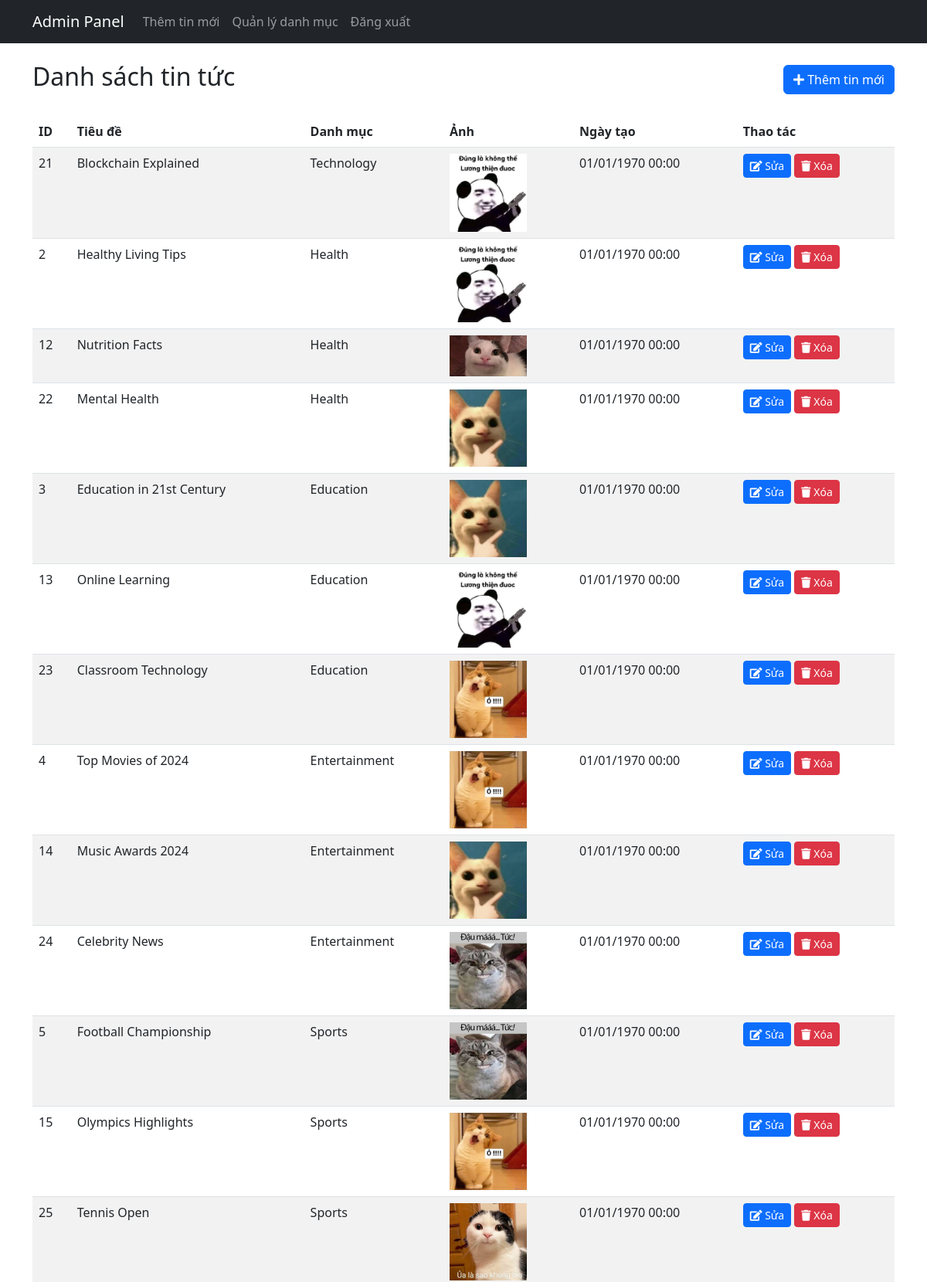
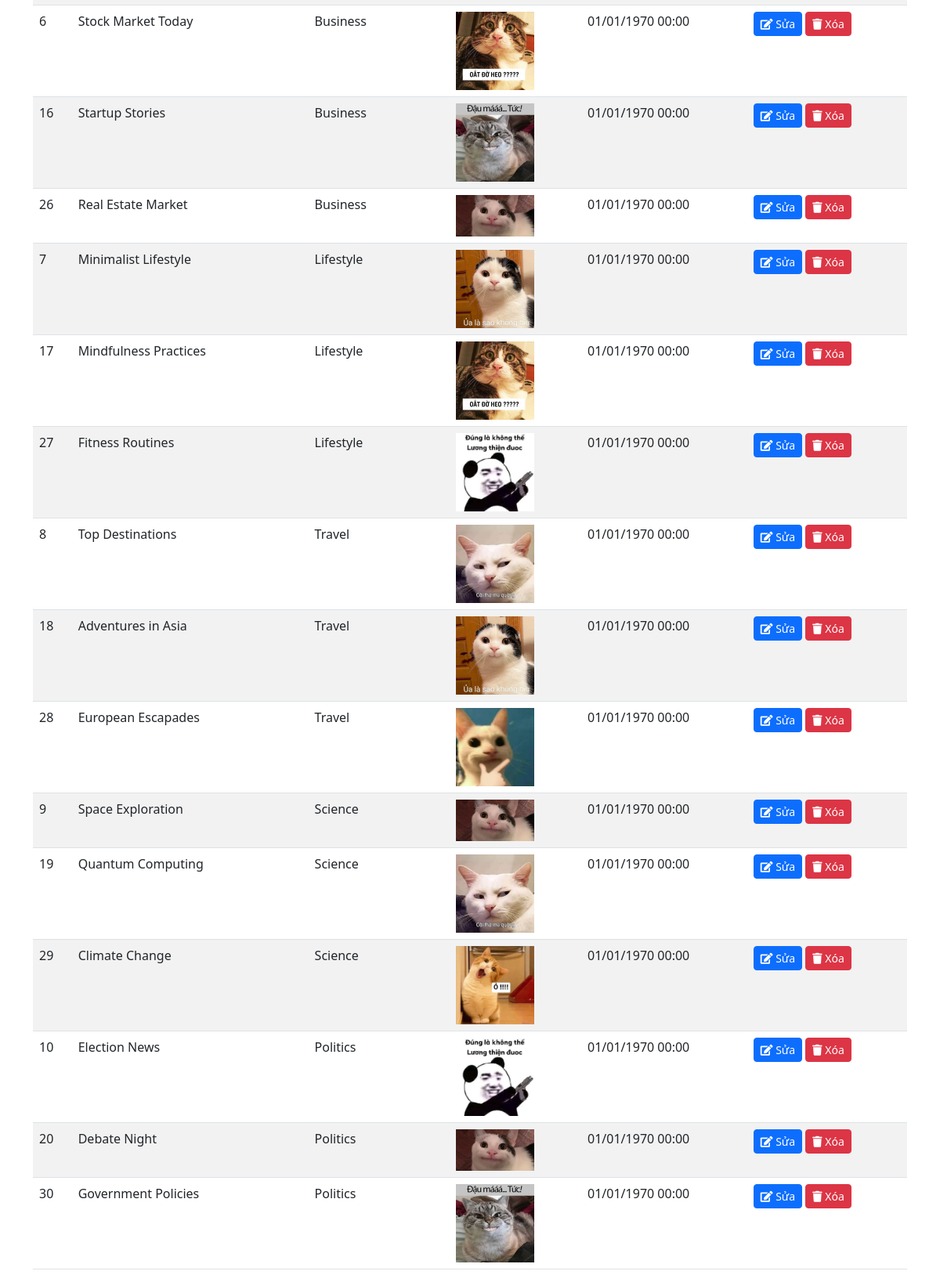
The page /tlunews/admin (signed in) on the database its author committed (2 pictures, top to bottom).
### tables this page shows
CREATE TABLE `news` (
  `id` int(11) NOT NULL,
  `title` varchar(255) DEFAULT NULL,
  `content` text DEFAULT NULL,
  `image` varchar(255) DEFAULT NULL,
  `created_at` datetime DEFAULT NULL,
  `category_id` int(11) DEFAULT NULL
);

CREATE TABLE `categories` (
  `id` int(11) NOT NULL,
  `name` varchar(255) DEFAULT NULL
);

### tlunews/controllers/AdminController.php (called while the page is built, shortened)
<?php
class AdminController {
    private $newsModel;
    public function __construct() {
        $this->newsModel = new News();
    }
    public function index() {
        $news = $this->newsModel->getAllNews();
        require 'views/admin/index.php';
    }
}

### tlunews/index.php (called while the page is built, shortened)
<?php
require_once 'config/database.php';
require_once 'models/News.php';
$url = isset($_GET['url']) ? $_GET['url'] : 'home';
$url = rtrim($url, '/');
$url = explode('/', $url);
$action = isset($url[1]) ? $url[1] : 'index';
$param = isset($url[2]) ? $url[2] : null;
$controllerInstance = new $controller();
$controllerInstance->$action($param);

### tlunews/config/Database.php (called while the page is built)
<?php
class Database {
    private $host = "localhost";
    private $dbname = "tintuc";
    private $username = "root";
    private $password = "";
    private $conn;
    public function __construct() {
        try {
            $this->conn = new PDO(
                "mysql:host={$this->host};dbname={$this->dbname}",
                $this->username,
                $this->password,
                array(PDO::MYSQL_ATTR_INIT_COMMAND => "SET NAMES utf8")
            );
            $this->conn->setAttribute(PDO::ATTR_ERRMODE, PDO::ERRMODE_EXCEPTION);
            $this->conn->setAttribute(PDO::ATTR_DEFAULT_FETCH_MODE, PDO::FETCH_ASSOC);
        } catch(PDOException $e) {
            echo "Lỗi kết nối: " . $e->getMessage();
        }
    }
    public function query($sql, $params = []) {
        $stmt = $this->conn->prepare($sql);
        $stmt->execute($params);
        return $stmt;
    }
}

### tlunews/models/News.php (called while the page is built, shortened)
<?php
class News {
    private $db;
    public function __construct() {
        $this->db = new Database();
    }
    public function getAllNews() {
        $sql = "SELECT n.*, c.name as category_name
                FROM news n
                JOIN categories c ON n.category_id = c.id
                ORDER BY created_at DESC";
        return $this->db->query($sql)->fetchAll();
    }
}

### tlunews/views/admin/index.php (the view, shortened to what this page needs)
<!DOCTYPE html>
<html lang="vi">
<head>
    <link href="https://cdn.jsdelivr.net/npm/bootstrap@5.3.0/dist/css/bootstrap.min.css" rel="stylesheet">
    <link rel="stylesheet" href="https://cdnjs.cloudflare.com/ajax/libs/font-awesome/5.15.4/css/all.min.css">
</head>
<body>
    <nav class="navbar navbar-expand-lg navbar-dark bg-dark">
        <div class="container">
            <a class="navbar-brand" href="/tlu/tlunews/admin">Admin Panel</a>
            <div class="collapse navbar-collapse">
                <ul class="navbar-nav me-auto">
                    <li class="nav-item">
                        <a class="nav-link" href="/tlu/tlunews/admin/news/add">Thêm tin mới</a>
                    </li>
                    <li class="nav-item">
                        <a class="nav-link" href="/tlu/tlunews/admin/categories">Quản lý danh mục</a>
                    </li>
                    <li class="nav-item">
                        <a class="nav-link" href="/tlu/tlunews/admin/logout">Đăng xuất</a>
                    </li>
                </ul>
            </div>
        </div>
    </nav>
    <div class="container mt-4">
        <div class="d-flex justify-content-between align-items-center mb-4">
            <h2>Danh sách tin tức</h2>
            <a href="/tlu/tlunews/views/admin/news/add.php" class="btn btn-primary">
                <i class="fas fa-plus"></i> Thêm tin mới
            </a>
        </div>
        <table class="table table-striped">
            <thead>
                <tr>
                    <th>ID</th>
                    <th>Tiêu đề</th>
                    <th>Danh mục</th>
                    <th>Ảnh</th>
                    <th>Ngày tạo</th>
                    <th>Thao tác</th>
                </tr>
            </thead>
            <tbody>
                <?php foreach ($news as $item): ?>
                    <tr>
                        <td><?php echo $item['id']; ?></td>
                        <td><?php echo $item['title']; ?></td>
                        <td><?php echo $item['category_name']; ?></td>
                        <td>
                            <img src="/tlu/tlunews/<?php echo $item['image']; ?>"
                                alt="" style="max-width: 100px;">
                        </td>
                        <td><?php echo date('d/m/Y H:i', strtotime($item['created_at'])); ?></td>
                        <td>
                            <a href="/tlu/tlunews/views/admin/news/edit.php/<?= $item['id']; ?>" class="btn btn-sm btn-primary">
                                <i class="fas fa-edit"></i> Sửa
                            </a>
                            <form method="POST" class="d-inline">
                                <button type="submit" class="btn btn-sm btn-danger" onclick="return confirm('Bạn có chắc muốn xóa tin này?')">
                                    <i class="fas fa-trash"></i> Xóa
                                </button>
                            </form>
                        </td>
                    </tr>
                <?php endforeach; ?>
            </tbody>
        </table>
    </div>
</body>
</html>

### rows shown on the page
news: id "21", title "Blockchain Explained", category.name "Technology", image (picture), created_at "01/01/1970 00:00"
news: id "2", title "Healthy Living Tips", category.name "Health", image (picture), created_at "01/01/1970 00:00"
news: id "12", title "Nutrition Facts", category.name "Health", image (picture), created_at "01/01/1970 00:00"
news: id "22", title "Mental Health", category.name "Health", image (picture), created_at "01/01/1970 00:00"
news: id "3", title "Education in 21st Century", category.name "Education", image (picture), created_at "01/01/1970 00:00"
news: id "13", title "Online Learning", category.name "Education", image (picture), created_at "01/01/1970 00:00"
news: id "23", title "Classroom Technology", category.name "Education", image (picture), created_at "01/01/1970 00:00"
news: id "4", title "Top Movies of 2024", category.name "Entertainment", image (picture), created_at "01/01/1970 00:00"
news: id "14", title "Music Awards 2024", category.name "Entertainment", image (picture), created_at "01/01/1970 00:00"
news: id "24", title "Celebrity News", category.name "Entertainment", image (picture), created_at "01/01/1970 00:00"
news: id "5", title "Football Championship", category.name "Sports", image (picture), created_at "01/01/1970 00:00"
news: id "15", title "Olympics Highlights", category.name "Sports", image (picture), created_at "01/01/1970 00:00"
news: id "25", title "Tennis Open", category.name "Sports", image (picture), created_at "01/01/1970 00:00"
news: id "6", title "Stock Market Today", category.name "Business", image (picture), created_at "01/01/1970 00:00"
news: id "16", title "Startup Stories", category.name "Business", image (picture), created_at "01/01/1970 00:00"
news: id "26", title "Real Estate Market", category.name "Business", image (picture), created_at "01/01/1970 00:00"
news: id "7", title "Minimalist Lifestyle", category.name "Lifestyle", image (picture), created_at "01/01/1970 00:00"
news: id "17", title "Mindfulness Practices", category.name "Lifestyle", image (picture), created_at "01/01/1970 00:00"
news: id "27", title "Fitness Routines", category.name "Lifestyle", image (picture), created_at "01/01/1970 00:00"
news: id "8", title "Top Destinations", category.name "Travel", image (picture), created_at "01/01/1970 00:00"
news: id "18", title "Adventures in Asia", category.name "Travel", image (picture), created_at "01/01/1970 00:00"
news: id "28", title "European Escapades", category.name "Travel", image (picture), created_at "01/01/1970 00:00"
news: id "9", title "Space Exploration", category.name "Science", image (picture), created_at "01/01/1970 00:00"
news: id "19", title "Quantum Computing", category.name "Science", image (picture), created_at "01/01/1970 00:00"
news: id "29", title "Climate Change", category.name "Science", image (picture), created_at "01/01/1970 00:00"
news: id "10", title "Election News", category.name "Politics", image (picture), created_at "01/01/1970 00:00"
news: id "20", title "Debate Night", category.name "Politics", image (picture), created_at "01/01/1970 00:00"
news: id "30", title "Government Policies", category.name "Politics", image (picture), created_at "01/01/1970 00:00"
